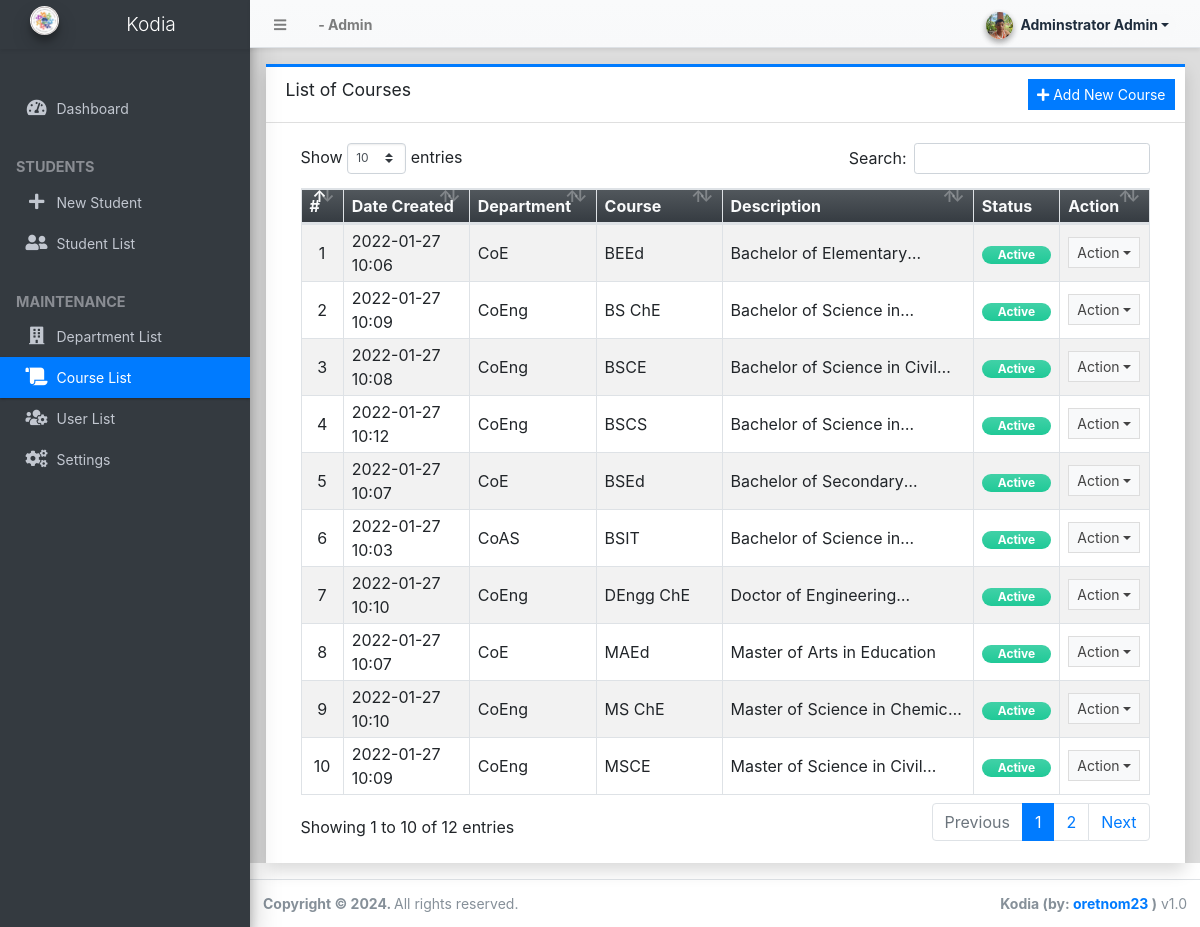
Page /admin/?page=courses (signed in) on the committed database.
### tables this page shows
CREATE TABLE `course_list` (
  `id` int(30) NOT NULL,
  `department_id` int(30) NOT NULL,
  `name` text NOT NULL,
  `description` text NOT NULL,
  `status` tinyint(1) NOT NULL DEFAULT 1,
  `delete_flag` tinyint(1) NOT NULL DEFAULT 0,
  `date_created` datetime NOT NULL DEFAULT current_timestamp(),
  `date_updated` datetime DEFAULT NULL ON UPDATE current_timestamp()
);

CREATE TABLE `department_list` (
  `id` int(30) NOT NULL,
  `name` text NOT NULL,
  `description` text NOT NULL,
  `status` tinyint(1) NOT NULL DEFAULT 1,
  `delete_flag` tinyint(1) NOT NULL DEFAULT 0,
  `date_created` datetime NOT NULL DEFAULT current_timestamp(),
  `date_updated` datetime DEFAULT NULL ON UPDATE current_timestamp()
);

### classes/DBConnection.php (called while the page is built, shortened)
<?php
class DBConnection{
    private $host = DB_SERVER;
    private $username = DB_USERNAME;
    private $password = DB_PASSWORD;
    private $database = DB_NAME;
    public $conn;
    public function __construct(){
        if (!isset($this->conn)) {
            $this->conn = new mysqli($this->host, $this->username, $this->password, $this->database);
        }
    }
}
?>

### classes/SystemSettings.php (called while the page is built, shortened)
<?php
class SystemSettings extends DBConnection{
	function userdata($field = ''){
		if(!empty($field)){
			if(isset($_SESSION['userdata'][$field]))
				return $_SESSION['userdata'][$field];
			else
				return null;
		}else{
			return false;
		}
	}
}
$_settings = new SystemSettings();
?>

### admin/courses/index.php (the view, shortened to what this page needs)
<div class="card card-outline card-primary rounded-0 shadow">
	<div class="card-header">
		<h3 class="card-title">List of Courses</h3>
		<?php if($_settings->userdata('type') == 1): ?>
		<div class="card-tools">
			<a href="javascript:void(0)" id="create_new" class="btn btn-flat btn-sm btn-primary"><span class="fas fa-plus"></span>  Add New Course</a>
		</div>
		<?php endif; ?>
	</div>
	<div class="card-body">
		<div class="container-fluid">
        <div class="container-fluid">
			<table class="table table-bordered table-hover table-striped">
				<colgroup>
					<col width="5%">
					<col width="15%">
					<col width="15%">
					<col width="15%">
					<col width="30%">
					<col width="10%">
					<col width="10%">
				</colgroup>
				<thead>
					<tr class="bg-gradient-dark text-light">
						<th>#</th>
						<th>Date Created</th>
						<th>Department</th>
						<th>Course</th>
						<th>Description</th>
						<th>Status</th>
						<th>Action</th>
					</tr>
				</thead>
				<tbody>
					<?php
						$i = 1;
						$qry = $conn->query("SELECT c.*,d.name as department from `course_list` c inner join department_list d on c.department_id = d.id where c.delete_flag = 0 order by c.`name` asc ");
						while($row = $qry->fetch_assoc()):
					?>
						<tr>
							<td class="text-center"><?php echo $i++; ?></td>
							<td class=""><?php echo date("Y-m-d H:i",strtotime($row['date_created'])) ?></td>
							<td class=""><p class="m-0 truncate-1"><?php echo $row['department'] ?></p></td>
							<td class=""><p class="m-0 truncate-1"><?php echo $row['name'] ?></p></td>
							<td class=""><p class="m-0 truncate-1"><?php echo $row['description'] ?></p></td>
							<td class="text-center">
								<?php
									switch ($row['status']){
										case 1:
											echo '<span class="rounded-pill badge badge-success bg-gradient-teal px-3">Active</span>';
											break;
									}
								?>
							</td>
							<td align="center">
								 <button type="button" class="btn btn-flat btn-default btn-sm dropdown-toggle dropdown-icon" data-toggle="dropdown">
				                  		Action
				                  </button>
							</td>
						</tr>
					<?php endwhile; ?>
				</tbody>
			</table>
		</div>
		</div>
	</div>
</div>

### rows in the picture
course_list: date_created "2022-01-27 10:06", department.name "CoE", name "BEEd", description "Bachelor of…", status "Active"
course_list: date_created "2022-01-27 10:09", department.name "CoEng", name "BS ChE", description "Bachelor of Science…", status "Active"
course_list: date_created "2022-01-27 10:08", department.name "CoEng", name "BSCE", description "Bachelor of Science in…", status "Active"
course_list: date_created "2022-01-27 10:12", department.name "CoEng", name "BSCS", description "Bachelor of Science…", status "Active"
course_list: date_created "2022-01-27 10:07", department.name "CoE", name "BSEd", description "Bachelor of…", status "Active"
course_list: date_created "2022-01-27 10:03", department.name "CoAS", name "BSIT", description "Bachelor of Science…", status "Active"
course_list: date_created "2022-01-27 10:10", department.name "CoEng", name "DEngg ChE", description "Doctor of…", status "Active"
course_list: date_created "2022-01-27 10:07", department.name "CoE", name "MAEd", description "Master of Arts in Education", status "Active"
course_list: date_created "2022-01-27 10:10", department.name "CoEng", name "MS ChE", description "Master of Science in…", status "Active"
course_list: date_created "2022-01-27 10:09", department.name "CoEng", name "MSCE", description "Master of Science in…", status "Active"

### other values in the picture
$_settings->userdata('firstname').' '.$_settings->userdata('lastname') "Adminstrator Admin"
$_settings->info('short_name') "Kodia"
